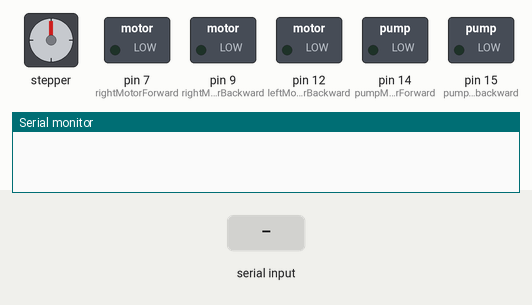
Bench run of a sketch on a simulated Arduino Uno, built with avr-gcc and run on an emulated ATmega328P. Shown: stepper motor, switched loads named in the sketch (green lamp = pin HIGH), the last lines printed to the serial monitor. Wiring (inferred from the names in the program): stepper motor driver (200 steps per turn assumed): step pin 3; direction pin 4; enable pin 11. Inputs (shaded band) come from the test bench. Pins used as bus, display or sensor lines are not drawn.

Above: at 1.2 s.
1.3 s: "M" received over Serial
At 7.5 s:
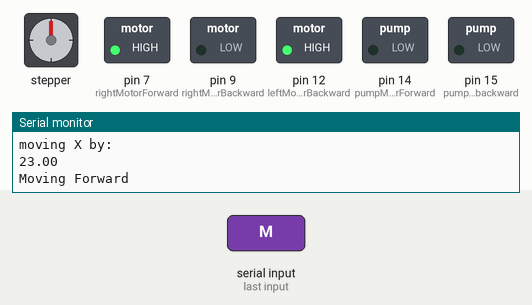
At 12.5 s:
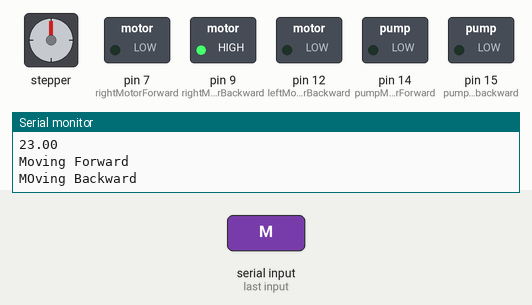
Timing chart, 0 to 19.8 s (numbered marks = the images above; inputs shaded):
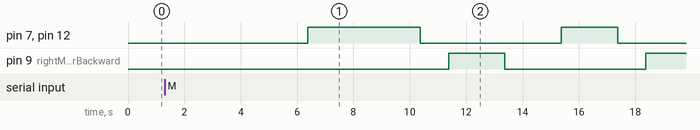

Measured:
- after the input at 1.3 s, pin 7 (rightMotorForward), pin 12 (leftMotorBackward): LOW → HIGH after 5.1 s, → LOW 4.0 s later, → HIGH 5.0 s later, → LOW 2.0 s later; pin 9 (rightMotorBackward): LOW → HIGH after 10.1 s, → LOW 2.0 s later, → HIGH 5.0 s later

The sketch:

draft1.ino
```cpp
//pins used ArdMega: 3, 4, 5, 6, 9, 10, 11, 14, 15


int en=11;
int pumpMotorForward = 14, pumpMotorbackward = 15;
  //int enA=12;// Enable A   //int enB=13;// Enable B
const int YstepPin = 3, YdirPin = 4;
const int ZstepPin = 1, ZdirPin = 2;
  int leftMotorForward = 11;   //IN3
  int rightMotorForward = 7; //IN1
  int leftMotorBackward = 12;  //IN4
  int rightMotorBackward = 9; //IN2

int pumpTime, XUnit= (7000/12), YUnit = 1000, ZUnit = 1000; //calibrate

String ArdInput, s, prevLocation, newLocation;
double newX, newY, newZ, prevX, prevY, prevZ, moveXby, moveYby, moveZby; //all coordinates are units of grid lengths
char mode, func;

void setup() {
  Serial.begin(9600);
  //pinMode(13,OUTPUT);
  // Sets the two pins as Outputs
  pinMode(YstepPin,OUTPUT);
  pinMode(YdirPin,OUTPUT);
  //pinMode(enA, OUTPUT);
  //pinMode(enB, OUTPUT);
  pinMode(leftMotorForward, OUTPUT);
  pinMode(rightMotorForward, OUTPUT);
  pinMode(leftMotorBackward, OUTPUT);
  pinMode(rightMotorBackward, OUTPUT);

  pinMode(pumpMotorForward, OUTPUT);
  pinMode(pumpMotorbackward, OUTPUT);

}//end of setup()

void loop() {

  String ArdInput = "II00X00Y00Z00Q00"; //ideal state in format <state><function>00X00Y00Z00
  //Idle / Move - Hydrate Weed Seed
  String prevLocation="X00Y00Z00Q00"; //hardcoded to Home
  if(Serial.available()==1)
  {
    //ArdInput = Serial.readString();
    ArdInput = "MH00X23Y12Z213Q23"; //harcoded to (M)ove and (H)ydrate water with a random location
    Serial.print("Message Recieved: ");
    Serial.println(ArdInput);
    char Mode = ArdInput.charAt(0);
    char Operation = ArdInput.charAt(1);
    Serial.println(Mode); //use if to direct to functions M- move first, then P - Pump
    Serial.println(Operation);

    if(Mode == 'M')//&& prevLocation != newLocation
    {
      Serial.println("old location:");
      Serial.println(prevLocation);
      Serial.println("mode selected, new location:");
      newLocation = ArdInput.substring(4,16);
      Serial.println(newLocation);

       String newXS = newLocation.substring(1,3);      newX =newXS.toDouble();
      String prevXS = prevLocation.substring(1,3);      prevX =prevXS.toDouble();
      Serial.println("moving X by:");
      Serial.println(newX-prevX);
      moveXby = newX - prevX;
      xaxis(moveXby);
      //move from prevLocation to newLocation using functions
      //prevLocation = newLocation;

    }

  }
  // put your main code here, to run repeatedly:

  }


void xaxis(int a)
{
  delay(5000);
  Serial.println("Moving Forward");
  digitalWrite(rightMotorForward, HIGH);
  digitalWrite(rightMotorBackward,LOW);
  //analogWrite(enA, 235);

  digitalWrite(leftMotorForward,LOW);
  digitalWrite(leftMotorBackward,HIGH);
  //analogWrite(enB, 225);

  delay(4000);

  digitalWrite(rightMotorForward,LOW);
  digitalWrite(rightMotorBackward,LOW);
  digitalWrite(leftMotorForward,LOW);
  digitalWrite(leftMotorBackward,LOW);

  delay(1000);

  Serial.println("MOving Backward");
  digitalWrite(rightMotorForward,LOW);
  digitalWrite(rightMotorBackward,HIGH);
  digitalWrite(leftMotorForward,HIGH);
  digitalWrite(leftMotorBackward,LOW);

  delay(2000);

  digitalWrite(rightMotorForward,LOW);
  digitalWrite(rightMotorBackward,LOW);
  digitalWrite(leftMotorForward,LOW);
  digitalWrite(leftMotorBackward,LOW);

 // delay(50000);
  //yaxis();
  delay(2000);
  //pump();


  Serial.println("Moving Forward");
  digitalWrite(rightMotorForward, HIGH);
  digitalWrite(rightMotorBackward,LOW);
  digitalWrite(leftMotorForward,LOW);
  digitalWrite(leftMotorBackward,HIGH);

  delay(2000);

  digitalWrite(rightMotorForward,LOW);
  digitalWrite(rightMotorBackward,LOW);
  digitalWrite(leftMotorForward,LOW);
  digitalWrite(leftMotorBackward,LOW);

  delay(1000);

  Serial.println("MOving Backward");
  digitalWrite(rightMotorForward,LOW);
  digitalWrite(rightMotorBackward,HIGH);
  digitalWrite(leftMotorForward,HIGH);
  digitalWrite(leftMotorBackward,LOW);

  delay(4000);

  digitalWrite(rightMotorForward,LOW);
  digitalWrite(rightMotorBackward,LOW);
  digitalWrite(leftMotorForward,LOW);
  digitalWrite(leftMotorBackward,LOW);

}//end of x-axis function()

void pump()
{
  digitalWrite(en,HIGH);
  digitalWrite(pumpMotorForward,HIGH);
  digitalWrite(pumpMotorbackward,LOW);
  delay(10000);
  digitalWrite(pumpMotorForward,LOW);
  digitalWrite(pumpMotorbackward,LOW);
  delay(2000);
  digitalWrite(en,LOW);
}//end of pump() function

/*void yaxis()
{
   digitalWrite(dirPin,LOW); //Clockwise Direction
  for(int x = 0; x <10000; x++) //Rotating for 20 seconds
  {
    digitalWrite(stepPin,HIGH);
    delayMicroseconds(500);
    digitalWrite(stepPin,LOW);
    delayMicroseconds(500);
  }
  delay(2000);

  digitalWrite(dirPin,HIGH); //Anti-Clockwise Direction
  for(int x = 0; x <10000; x++)
  {
    digitalWrite(YstepPin,HIGH);
    delayMicroseconds(500);
    digitalWrite(YstepPin,LOW);
    delayMicroseconds(500);
  }
  delay(2000);
}//end of y-axis*/
```
